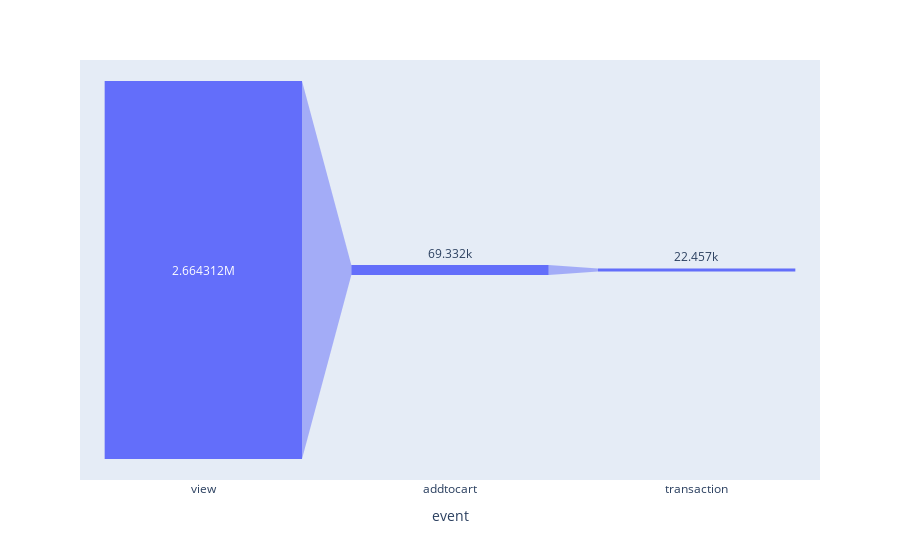

Source (notebook cell):
### Code cell
import plotly.express as px
# Membuat funnel chart untuk seluruh transaksi
fig = px.funnel(df_plot_funnel, y='count', x='event')

# Display the chart
fig.show()

### Figure 1 — Plotly figure (JSON) as saved in the notebook; plotly's stock layout.template omitted (floating-point values rounded to 4 significant figures)
{"data": [{"hovertemplate": "event=%{x}<br>count=%{y}<extra></extra>", "legendgroup": "", "marker": {"color": "#636efa"}, "name": "", "orientation": "v", "showlegend": false, "type": "funnel", "x": ["view", "addtocart", "transaction"], "xaxis": "x", "y": [2664312, 69332, 22457], "yaxis": "y"}], "layout": {"autosize": true, "legend": {"tracegroupgap": 0}, "margin": {"t": 60}, "xaxis": {"anchor": "y", "autorange": true, "domain": [0, 1], "range": [-0.5, 2.5], "title": {"text": "event"}, "type": "category"}, "yaxis": {"anchor": "x", "autorange": true, "domain": [0, 1], "range": [-1480000.0, 1480000.0], "title": {"text": "count"}, "type": "linear"}}}
